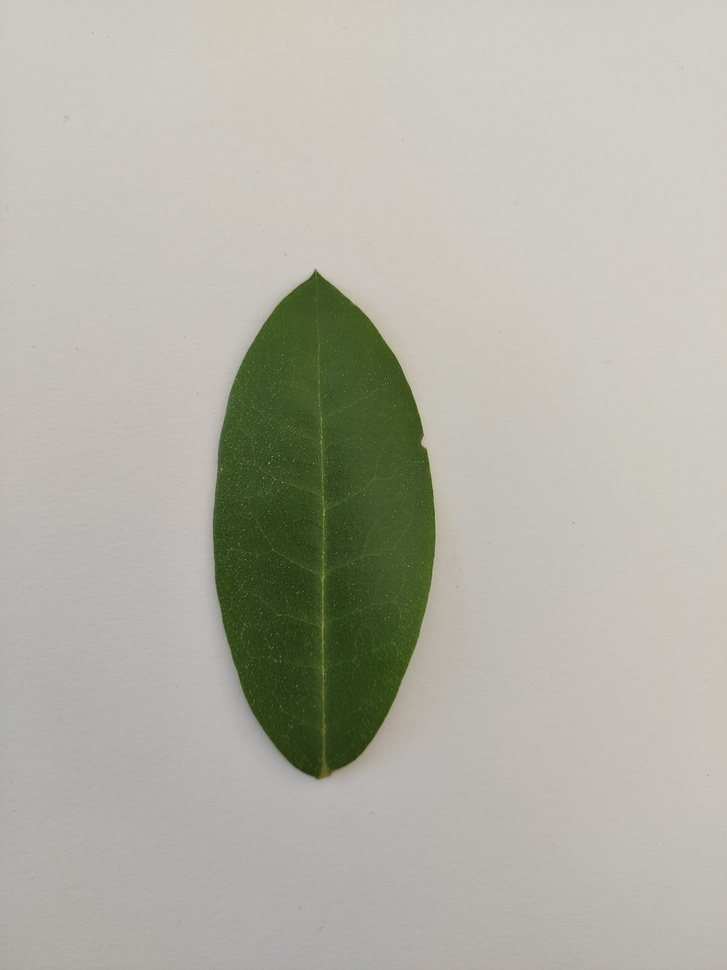
%> input picture cache/images/Pianta 3-01.jpg, 727 x 970 px, shrunk from 3000 x 4000 before the run
$ octave --eval "result = extractExG('../../../cache/images/Pianta 3-01.jpg');"   (GNU Octave 9; MATLAB toolbox functions it lacks are replaced by stand-ins)
%> lines starting %> are read from the running program, lines starting %| are printed output that depends on the picture
function features = extractExG(imgInput)
%> called with imgInput = '../../../cache/images/Pianta 3-01.jpg'
% Read and validate image
if ischar(imgInput) || isstring(imgInput)
    img = imread(imgInput);
%> img is the input picture: size 970x727x3 uint8; mean R, G, B 178, 177.4, 167.1
else
    img = imgInput;
end
assert(size(img,3)==3, 'RGB image required');

% Compute ExG
r = double(img(:,:,1));
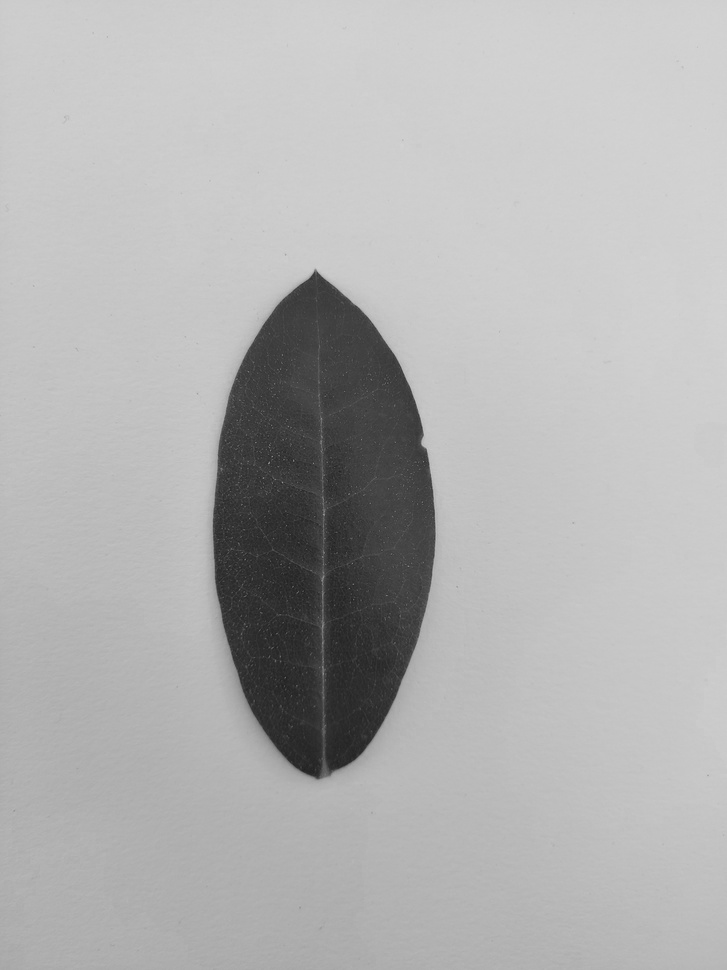
%> r: size 970x727 double; min 31, max 213, mean 178
g = double(img(:,:,2));
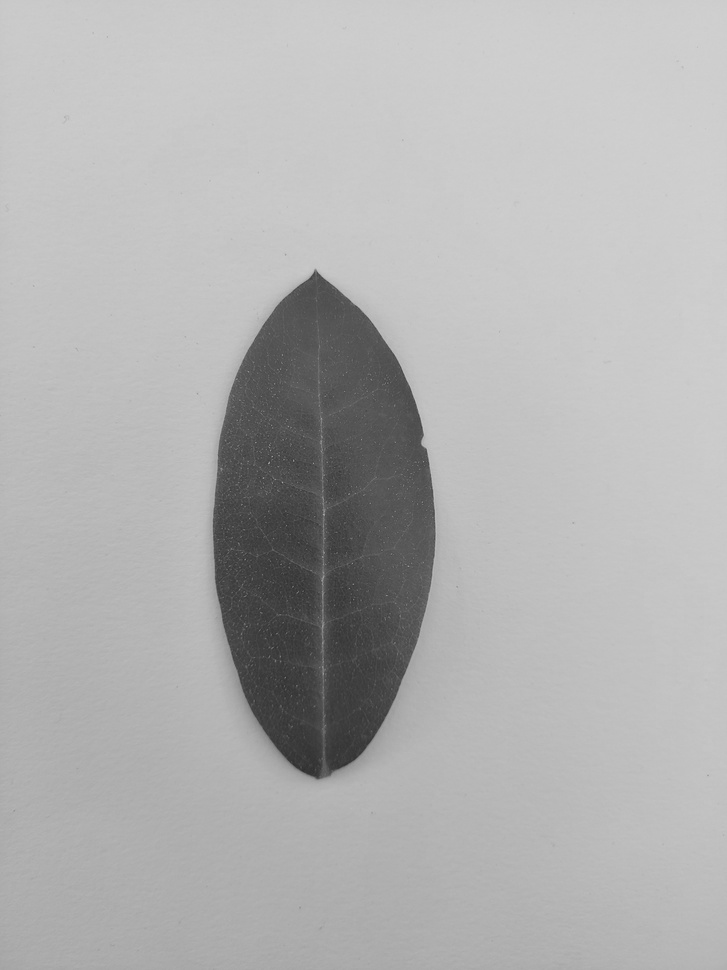
%> g: size 970x727 double; min 45, max 209, mean 177.4
b = double(img(:,:,3));
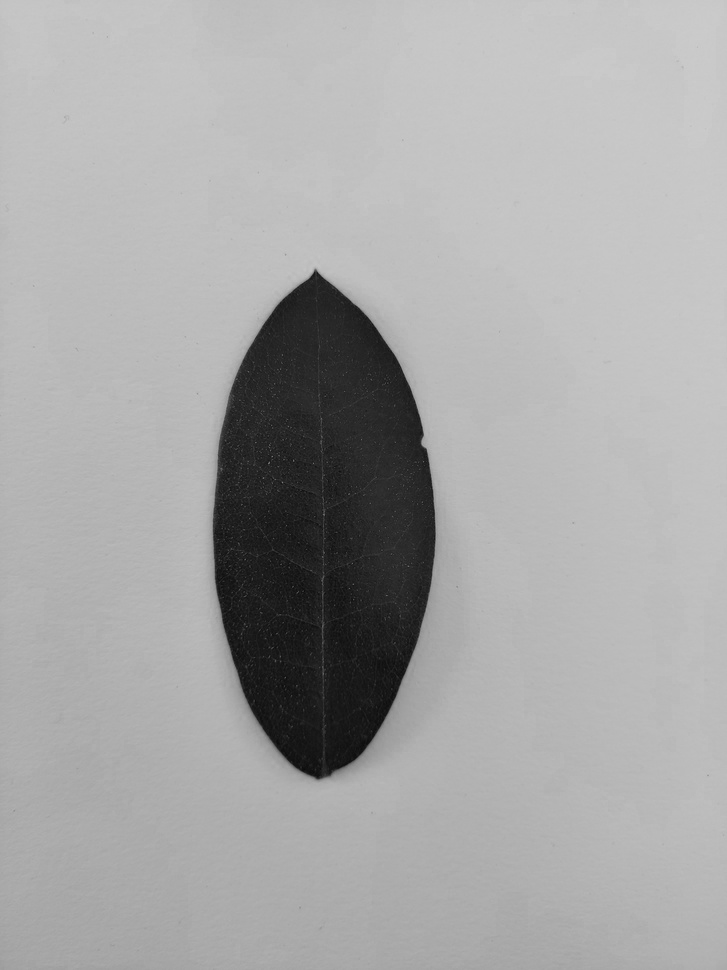
%> b: size 970x727 double; min 10, max 204, mean 167.1
exg = 2*g - r - b;
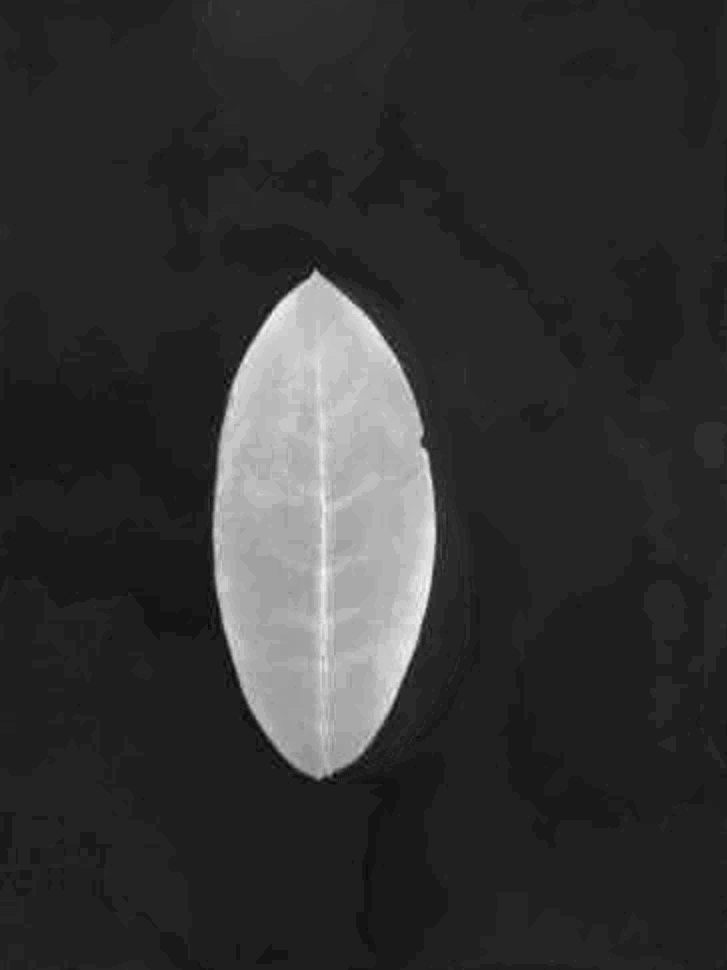
%> exg: size 970x727 double; min -11, max 90, mean 9.6; drawn with min black and max white

% Statistics
stats = [...
    mean(exg(:)), ...
    std(exg(:)), ...
    skewness(exg(:)), ...
    kurtosis(exg(:)), ...
    prctile(exg(:),25), ...
    prctile(exg(:),50), ...
    prctile(exg(:),75)];
%> stats = [9.63 19.18 2.38 6.9 1 4 4]

% Vegetation area (Otsu)
exg_norm = mat2gray(exg);
th = graythresh(exg_norm);
%> th = 0.42
veg_area = sum(exg_norm(:) > th) / numel(exg_norm);
%> veg_area = 0.118

features = [stats, veg_area];
%> features = [9.63 19.18 2.38 6.9 1 4 4 0.118]
end
